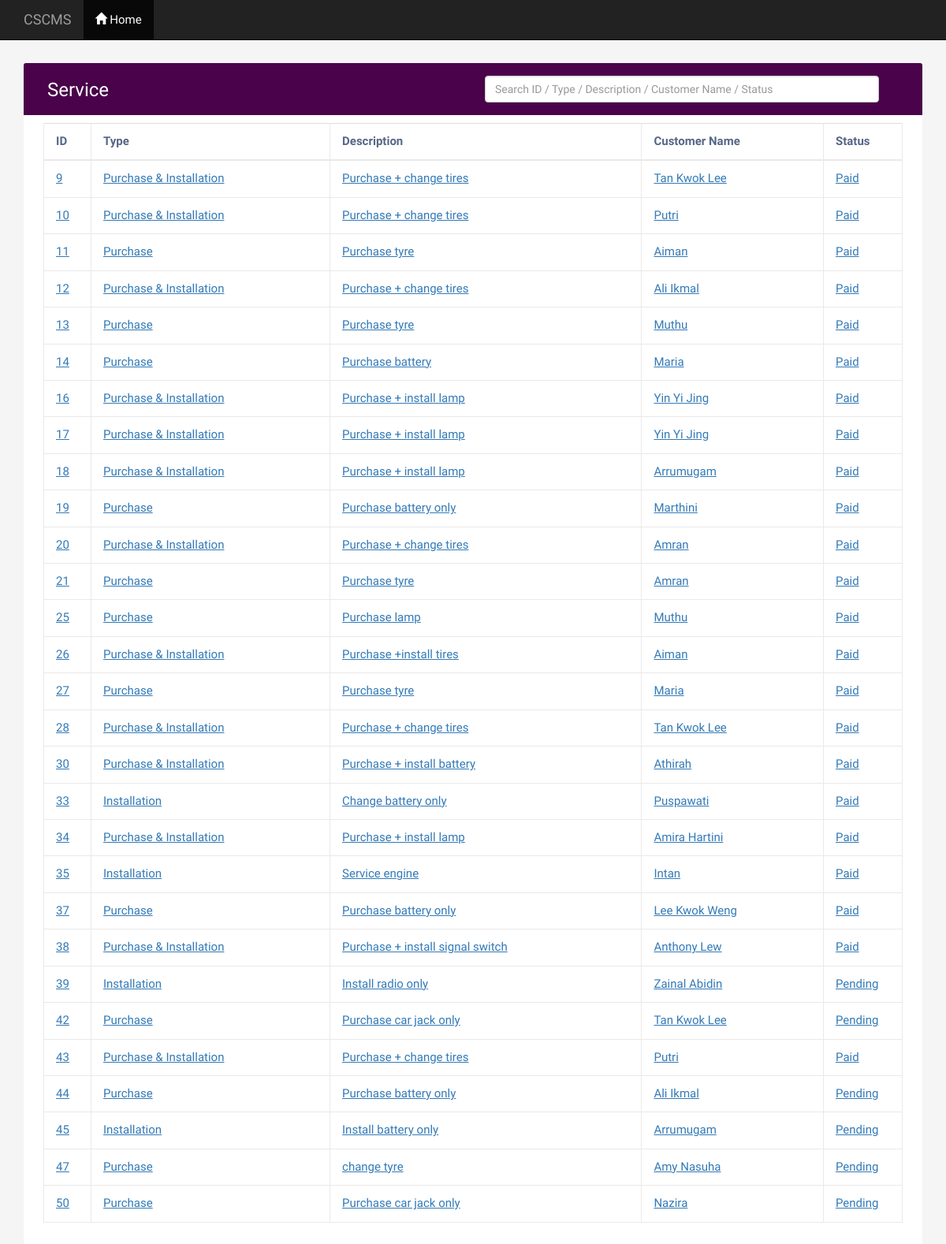
Page /supervisor/service/list.php (signed in) on the committed database.
### tables this page shows
CREATE TABLE `service` (
  `svc_id` int(11) NOT NULL,
  `svc_type` varchar(30) NOT NULL,
  `cust_id` int(11) NOT NULL,
  `sp_name` varchar(150) NOT NULL,
  `sp_used` int(15) NOT NULL,
  `vhc_name` varchar(50) NOT NULL,
  `svc_desc` varchar(150) NOT NULL,
  `svc_installfees` float(11,2) NOT NULL,
  `svc_totalfees` float(11,2) NOT NULL,
  `svc_date` date NOT NULL DEFAULT current_timestamp(),
  `svc_paymentstatus` varchar(30) NOT NULL
);

CREATE TABLE `customer` (
  `cust_id` int(11) NOT NULL,
  `cust_name` varchar(30) NOT NULL,
  `cust_ic` varchar(30) NOT NULL,
  `cust_contact` varchar(20) NOT NULL
);

### supervisor/service/list.php (the view, shortened to what this page needs)
<!DOCTYPE html>
<html lang="en">
<head>
<link rel="stylesheet" href="https://maxcdn.bootstrapcdn.com/font-awesome/4.7.0/css/font-awesome.min.css">
<link rel="stylesheet" href="https://maxcdn.bootstrapcdn.com/bootstrap/3.3.7/css/bootstrap.min.css">
<link rel="stylesheet" href="https://cdnjs.cloudflare.com/ajax/libs/font-awesome/4.7.0/css/font-awesome.min.css">
</head>
<body>
	<nav class="navbar navbar-inverse navbar-fixed-top">
	  <div class="container-fluid">
		<h4 class="navbar-text">CSCMS</h4>
		<ul class="nav navbar-nav">
		  <li class="active"><a href="../dashboard/index.php"><span class="glyphicon glyphicon-home"></span> Home</a></li>
		</ul>
	  </div>
	</nav>
    <div class="container" style="margin-top:50px">
        <div class="table-wrapper">
            <div class="table-title">
                <div class="row">
                    <div class="col-sm-6">
						<h2>Service</h2>
					</div>
					<div class="col-sm-6">
						<input type="text" name="search" id="search_text" class="form-control form-control-md border-secondary" style="width:500px" placeholder="Search ID / Type / Description / Customer Name / Status">
					</div>
                </div>
            </div>
            <form action="<?php echo $_SERVER['PHP_SELF']?>" method="post">
            <?php
					include 'connectionDB.php';
					$stmnt=$con->prepare("SELECT * FROM service INNER JOIN customer ON service.cust_id = customer.cust_id");
					$stmnt->execute();
					$result=$stmnt->get_result();
				?>
			<table class="table table-bordered" id="table-data">
                <thead>
                    <tr>
						<th>ID
						<th>Type
						<th>Description
						<th>Customer Name
						<th>Status
                    </tr>
                </thead>
				<tbody>
						<?php while($row=$result->fetch_assoc())
						{ ?>
						<tr class='clickable-row text-primary' data-href='/fyp/supervisor/service/display.php?id=<?php echo $row['svc_id']; ?>'>
							<td><u><?= $row['svc_id']; ?></u></td>
							<td><u><?= $row['svc_type']; ?></u></td>
							<td><u><?= $row['svc_desc']; ?></u></td>
							<td><u><?= $row['cust_name']; ?></u></td>
							<td><u><?= $row['svc_paymentstatus']; ?></u></td>
						</tr>
						<?php } ?>
					</tbody>
            </table>
        </div>
    </div>
</body>
</html>

### supervisor/service/list.php (style rules this page uses)
body { color: #566787; background: #f5f5f5; font-family: 'Varela Round', sans-serif; font-size: 15px; }
.table-wrapper { background: #fff; padding: 20px 25px; margin: 30px 0; border-radius: 3px; box-shadow: 0 1px 1px rgba(0,0,0,.05); }
.table-title { padding-bottom: 15px; background: #4A034A; color: #fff; padding: 16px 30px; margin: -20px -25px 10px; border-radius: 3px 3px 0 0; }
.table-title h2 { margin: 5px 0 0; font-size: 24px; }
table.table tr th, table.table tr td { border-color: #e9e9e9; padding: 12px 15px; vertical-align: middle; }
table.table tr th:first-child { width: 60px; }
table.table tr th:last-child { width: 100px; }
[data-href] { cursor:pointer; }

### rows in the picture
service: svc_id "9", svc_type "Purchase & Installation", svc_desc "Purchase + change tires", cust.cust_name "Tan Kwok Lee", svc_paymentstatus "Paid"
service: svc_id "10", svc_type "Purchase & Installation", svc_desc "Purchase + change tires", cust.cust_name "Putri", svc_paymentstatus "Paid"
service: svc_id "11", svc_type "Purchase", svc_desc "Purchase tyre", cust.cust_name "Aiman", svc_paymentstatus "Paid"
service: svc_id "12", svc_type "Purchase & Installation", svc_desc "Purchase + change tires", cust.cust_name "Ali Ikmal", svc_paymentstatus "Paid"
service: svc_id "13", svc_type "Purchase", svc_desc "Purchase tyre", cust.cust_name "Muthu", svc_paymentstatus "Paid"
service: svc_id "14", svc_type "Purchase", svc_desc "Purchase battery", cust.cust_name "Maria", svc_paymentstatus "Paid"
service: svc_id "16", svc_type "Purchase & Installation", svc_desc "Purchase + install lamp", cust.cust_name "Yin Yi Jing", svc_paymentstatus "Paid"
service: svc_id "17", svc_type "Purchase & Installation", svc_desc "Purchase + install lamp", cust.cust_name "Yin Yi Jing", svc_paymentstatus "Paid"
service: svc_id "18", svc_type "Purchase & Installation", svc_desc "Purchase + install lamp", cust.cust_name "Arrumugam", svc_paymentstatus "Paid"
service: svc_id "19", svc_type "Purchase", svc_desc "Purchase battery only", cust.cust_name "Marthini", svc_paymentstatus "Paid"
service: svc_id "20", svc_type "Purchase & Installation", svc_desc "Purchase + change tires", cust.cust_name "Amran", svc_paymentstatus "Paid"
service: svc_id "21", svc_type "Purchase", svc_desc "Purchase tyre", cust.cust_name "Amran", svc_paymentstatus "Paid"
service: svc_id "25", svc_type "Purchase", svc_desc "Purchase lamp", cust.cust_name "Muthu", svc_paymentstatus "Paid"
service: svc_id "26", svc_type "Purchase & Installation", svc_desc "Purchase +install tires", cust.cust_name "Aiman", svc_paymentstatus "Paid"
service: svc_id "27", svc_type "Purchase", svc_desc "Purchase tyre", cust.cust_name "Maria", svc_paymentstatus "Paid"
service: svc_id "28", svc_type "Purchase & Installation", svc_desc "Purchase + change tires", cust.cust_name "Tan Kwok Lee", svc_paymentstatus "Paid"
service: svc_id "30", svc_type "Purchase & Installation", svc_desc "Purchase + install battery", cust.cust_name "Athirah", svc_paymentstatus "Paid"
service: svc_id "33", svc_type "Installation", svc_desc "Change battery only", cust.cust_name "Puspawati", svc_paymentstatus "Paid"
service: svc_id "34", svc_type "Purchase & Installation", svc_desc "Purchase + install lamp", cust.cust_name "Amira Hartini", svc_paymentstatus "Paid"
service: svc_id "35", svc_type "Installation", svc_desc "Service engine", cust.cust_name "Intan", svc_paymentstatus "Paid"
service: svc_id "37", svc_type "Purchase", svc_desc "Purchase battery only", cust.cust_name "Lee Kwok Weng", svc_paymentstatus "Paid"
service: svc_id "38", svc_type "Purchase & Installation", svc_desc "Purchase + install signal switch", cust.cust_name "Anthony Lew", svc_paymentstatus "Paid"
service: svc_id "39", svc_type "Installation", svc_desc "Install radio only", cust.cust_name "Zainal Abidin", svc_paymentstatus "Pending"
service: svc_id "42", svc_type "Purchase", svc_desc "Purchase car jack only", cust.cust_name "Tan Kwok Lee", svc_paymentstatus "Pending"
service: svc_id "43", svc_type "Purchase & Installation", svc_desc "Purchase + change tires", cust.cust_name "Putri", svc_paymentstatus "Paid"
service: svc_id "44", svc_type "Purchase", svc_desc "Purchase battery only", cust.cust_name "Ali Ikmal", svc_paymentstatus "Pending"
service: svc_id "45", svc_type "Installation", svc_desc "Install battery only", cust.cust_name "Arrumugam", svc_paymentstatus "Pending"
service: svc_id "47", svc_type "Purchase", svc_desc "change tyre", cust.cust_name "Amy Nasuha", svc_paymentstatus "Pending"
service: svc_id "50", svc_type "Purchase", svc_desc "Purchase car jack only", cust.cust_name "Nazira", svc_paymentstatus "Pending"
